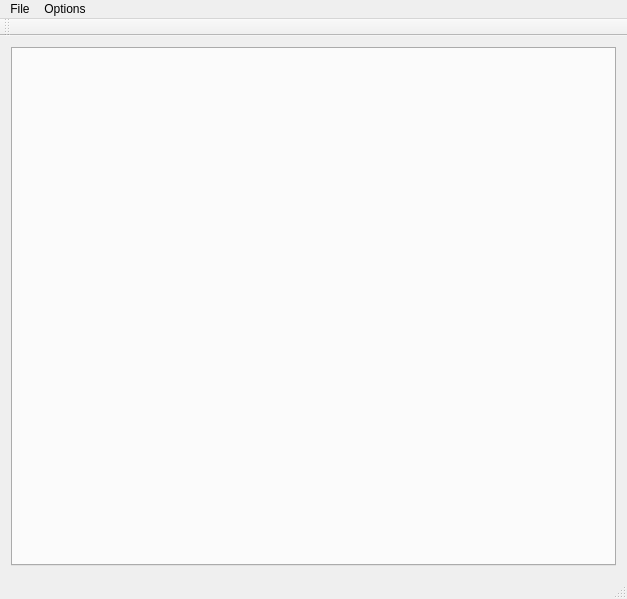
<?xml version="1.0" encoding="UTF-8"?>
<ui version="4.0">
 <class>ScriptEditor</class>
 <widget class="QMainWindow" name="ScriptEditor">
  <property name="geometry">
   <rect>
    <x>0</x>
    <y>0</y>
    <width>627</width>
    <height>599</height>
   </rect>
  </property>
  <property name="windowTitle">
   <string>ScriptEditor</string>
  </property>
  <widget class="QWidget" name="centralWidget">
   <layout class="QGridLayout" name="gridLayout">
    <item row="0" column="0">
     <widget class="QTabWidget" name="tabWidget"/>
    </item>
   </layout>
  </widget>
  <widget class="QMenuBar" name="menuBar">
   <property name="geometry">
    <rect>
     <x>0</x>
     <y>0</y>
     <width>627</width>
     <height>21</height>
    </rect>
   </property>
   <widget class="QMenu" name="menuFile">
    <property name="title">
     <string>File</string>
    </property>
    <addaction name="actionNew"/>
    <addaction name="actionOtw_Rz"/>
    <addaction name="actionSave"/>
    <addaction name="actionSave_as"/>
   </widget>
   <widget class="QMenu" name="menuRun">
    <property name="title">
     <string>Options</string>
    </property>
    <addaction name="actionRun"/>
   </widget>
   <addaction name="menuFile"/>
   <addaction name="menuRun"/>
  </widget>
  <widget class="QToolBar" name="mainToolBar">
   <attribute name="toolBarArea">
    <enum>TopToolBarArea</enum>
   </attribute>
   <attribute name="toolBarBreak">
    <bool>false</bool>
   </attribute>
  </widget>
  <widget class="QStatusBar" name="statusBar"/>
  <action name="actionSave">
   <property name="text">
    <string>Save</string>
   </property>
  </action>
  <action name="actionSave_as">
   <property name="text">
    <string>Save as ...</string>
   </property>
  </action>
  <action name="actionOtw_Rz">
   <property name="text">
    <string>Open</string>
   </property>
  </action>
  <action name="actionNew">
   <property name="text">
    <string>New</string>
   </property>
  </action>
  <action name="actionRun">
   <property name="text">
    <string>Run</string>
   </property>
  </action>
 </widget>
 <layoutdefault spacing="6" margin="11"/>
 <resources/>
 <connections/>
</ui>
